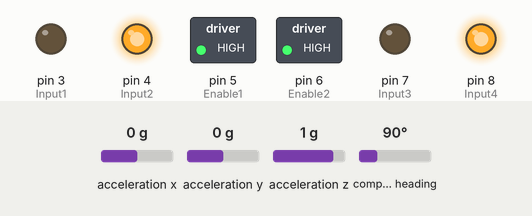
A sketch run on a simulated Arduino Uno, built with avr-gcc and run on an emulated ATmega328P. On the bench: switched loads named in the sketch (green lamp = pin HIGH), output pins drawn as LEDs (lit = HIGH). The test bench sets the inputs (shaded band); at power-on: acceleration y 0 g, acceleration x 0 g, acceleration z 1 g, compass heading 90°.

Above: at 1.2 s.
1.3 s: acceleration y set to -0.2 g
At 2.2 s:
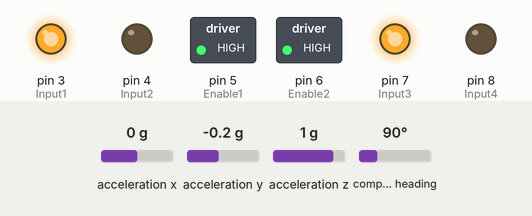
2.8 s: acceleration y set to 0 g
At 3.3 s:
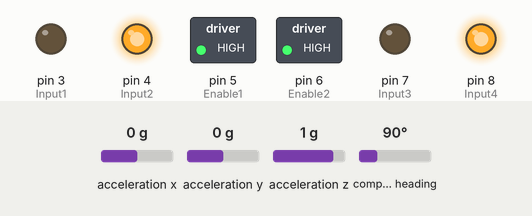
4.3 s: acceleration y set to -1.4 g
At 5.6 s:
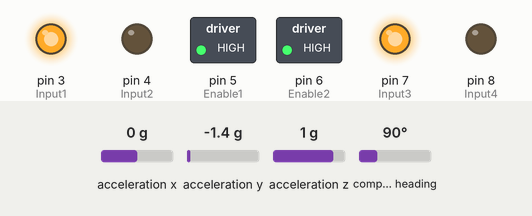
Timing chart, 0 to 7.3 s (numbered marks = the images above; inputs shaded):
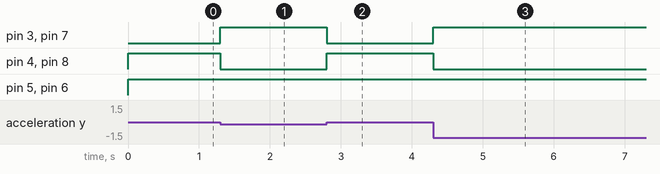

Measured:
- the behaviour switches between 0 and -0.1 g on acceleration y (found by bisection; images 0 and 1)
- after the input at 1.3 s, pin 3 (Input1), pin 7 (Input3): LOW → HIGH at once; pin 4 (Input2), pin 8 (Input4): HIGH → LOW at once
- after the input at 2.8 s, pin 3 (Input1), pin 7 (Input3): HIGH → LOW at once; pin 4 (Input2), pin 8 (Input4): LOW → HIGH at once
- after the input at 4.3 s, pin 3 (Input1), pin 7 (Input3): LOW → HIGH at once; pin 4 (Input2), pin 8 (Input4): HIGH → LOW at once

The sketch:

main.ino
```cpp
//import libraries
#include <Wire.h>
#include <Adafruit_Sensor.h>
#include <Adafruit_BNO055.h>
#include <utility/imumaths.h>
#include <PID_v1.h>

//define pin connections to H bridge to control the two motors
#define Enable1 5
#define Enable2 6
#define Input1 3
#define Input2 4
#define Input3 7
#define Input4 8

//Define Variables we'll be connecting to for the PID object
double Setpoint, Input, Output;

//set controller constants. We won't be using the integral controller
double Kp=135, Ki=0, Kd=300;

//initialize the PID object, following declaration in example
PID myPID(&Input, &Output, &Setpoint, Kp, Ki, Kd, DIRECT);

//initialize the IMU object
Adafruit_BNO055 bno = Adafruit_BNO055(55);

void setup(void)
{
  //set the motor pins to output
  pinMode(Enable1, OUTPUT);
  pinMode(Input1, OUTPUT);
  pinMode(Input2, OUTPUT);
  pinMode(Enable2, OUTPUT);
  pinMode(Input3, OUTPUT);
  pinMode(Input4, OUTPUT);

  /* Initialise the imu sensor */
  if(!bno.begin())
  {
    /* There was a problem detecting the BNO055 ... check your connections */
    while(1);
  }
  bno.setExtCrystalUse(true);

  //set the input variable to 0
  //set the desired setpoint to 3 degrees for slanted surface
  //setpoint would be 0 degrees for flat surface.
  Input = 0;
  Setpoint = 3;

  //set mode of PID controller, start system
  myPID.SetMode(AUTOMATIC);
  //set the output range of the PID controller to the input range of the PWM analog write, with positive and negative
  myPID.SetOutputLimits(-255, 255);
  //set the computing time of the PID controller to be as short as possible for the highest possible reactivity
  myPID.SetSampleTime(1);
}

void loop() {

  //update the sensor readings
  sensors_event_t event;
  bno.getEvent(&event);

  //set the input to the PID controller to be the most recent pitch reading
  Input = event.orientation.z;
  //calculate the new PID output values
  myPID.Compute();

  //set the motor directions according to the direction of the output value
  if (Output < 0) {
    reverse();
  } else {
    forward();
  }

  //int out is the actual PWM value output to the motors
  int out = abs(Output);
  //write PWM values to motor enable pins
  analogWrite(Enable1, out);
  analogWrite(Enable2, out);
}

//helper function to set the motors to forward
void reverse() {
  digitalWrite(Input1, HIGH);
  digitalWrite(Input2, LOW);
  digitalWrite(Input3, HIGH);
  digitalWrite(Input4, LOW);
}


//helpfer function to set the motors to reverse
void forward() {
  digitalWrite(Input1, LOW);
  digitalWrite(Input2, HIGH);
  digitalWrite(Input3, LOW);
  digitalWrite(Input4, HIGH);
}
```
